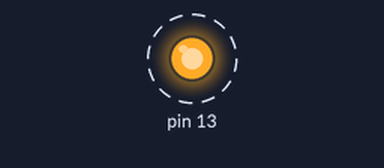
Bench run of a sketch on a simulated Arduino Uno, built with avr-gcc and run on an emulated ATmega328P. On the bench: output pins drawn as LEDs (lit = HIGH). Dashed ring = blinking.

Above: at 0.1 s.
Timing chart, 0 to 3.0 s (numbered marks = the images above):
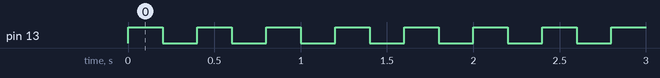

Measured:
- by itself, pin 13: alternates HIGH for 0.20 s and LOW for 0.20 s

The sketch:

bonus-port-data-registers.ino
```cpp
// Port registers kaynak:
// https://www.arduino.cc/en/Reference/PortManipulation

void setup() {
  DDRB = B100000; // D13 output
}

void loop() {
  PORTB = B100000;
  delay(200);
  PORTB = B000000;
  delay(200);
}
```
